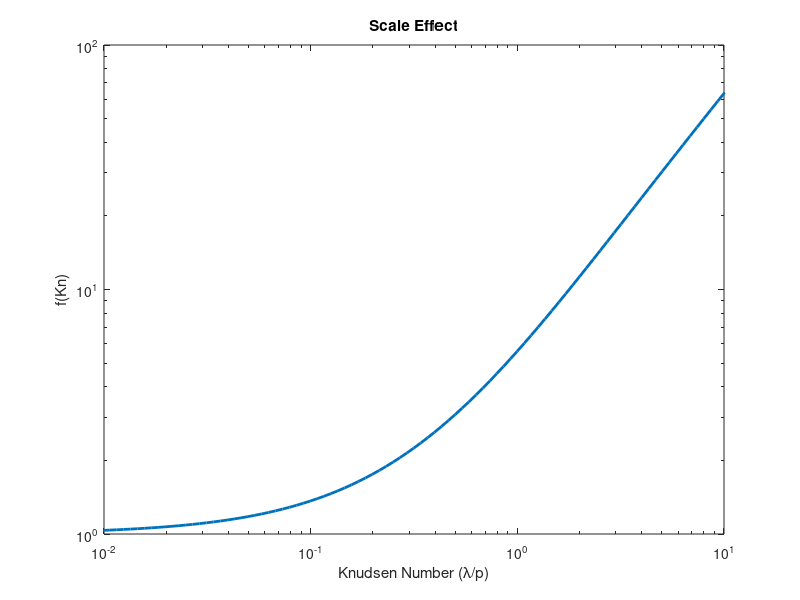

Write MATLAB code to recreate this figure.
ratio = zeros(100, 2);
for i = 1:100
    kn = 1.08 ^ (i - 70);
    f = 1 / (1 + 0.5 * kn);
    r = (1 + 4 * kn) * f + 64 / 3 / pi *kn * (1 - f);
    ratio(i, :) = [kn, r];
end
loglog(ratio(:, 1), ratio(:, 2), 'linewidth', 2);
xlim([0.01, 10]);
xlabel('Knudsen Number (\lambda/p)');
ylabel('f(Kn)');
title('Scale Effect');
